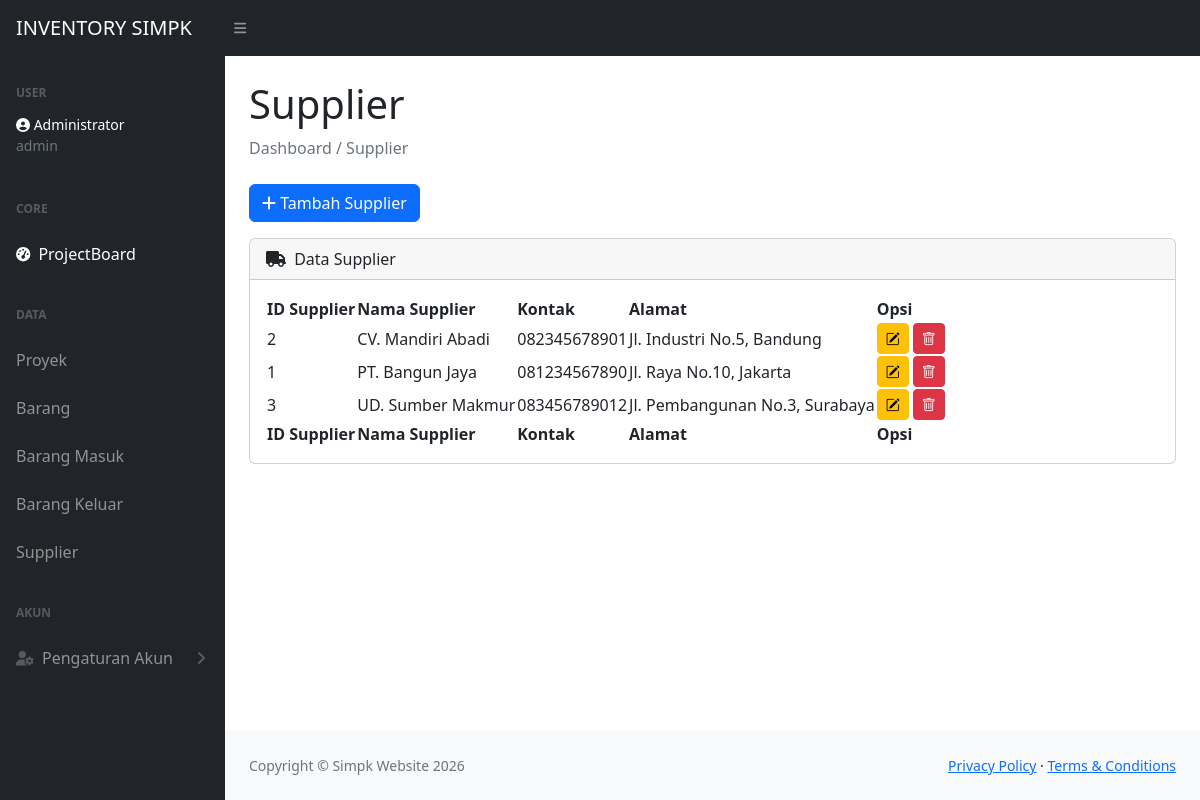
The app's page /supplier.php (signed in) with its own data.
### tables this page shows
CREATE TABLE `supplier` (
  `id_supplier` int(11) NOT NULL,
  `nama_supplier` varchar(100) NOT NULL,
  `kontak` varchar(50) DEFAULT NULL,
  `alamat` text DEFAULT NULL
);

### supplier.php (the view, shortened to what this page needs)
<?php
$host = "localhost";
$user = "root";
$pass = "";
$db   = "proyek_inventory";
$conn = new mysqli($host, $user, $pass, $db);
$sql = "SELECT id_supplier, nama_supplier, kontak, alamat
        FROM supplier
        ORDER BY nama_supplier ASC";
$result = $conn->query($sql);
?>
<!DOCTYPE html>
<html lang="en">
<head>
    <link href="https://cdn.jsdelivr.net/npm/simple-datatables@7.1.2/dist/style.min.css" rel="stylesheet" />
    <link href="https://cdn.jsdelivr.net/npm/bootstrap-icons/font/bootstrap-icons.css" rel="stylesheet">
    <link href="css/styles.css" rel="stylesheet" />
</head>
<body class="sb-nav-fixed">
    <?php include 'navbar.php'; ?>
    <div id="layoutSidenav">
        <div id="layoutSidenav_nav">
            <?php include 'sidebar.php'; ?>
        </div>
        <div id="layoutSidenav_content">
            <main>
                <div class="container-fluid px-4">
                    <h1 class="mt-4">Supplier</h1>
                    <ol class="breadcrumb mb-4">
                        <li class="breadcrumb-item active">Dashboard / Supplier</li>
                    </ol>
                    <button type="button" class="btn btn-primary mb-3" data-bs-toggle="modal" data-bs-target="#staticBackdrop">
                        <i class="fas fa-plus"></i> Tambah Supplier
                    </button>
                    <div class="card mb-4">
                        <div class="card-header">
                            <i class="fas fa-truck me-1"></i>
                            Data Supplier
                        </div>
                        <div class="card-body">
                            <table id="datatablesSimple">
                                <thead>
                                    <tr>
                                        <th>ID Supplier</th>
                                        <th>Nama Supplier</th>
                                        <th>Kontak</th>
                                        <th>Alamat</th>
                                        <th>Opsi</th>
                                    </tr>
                                </thead>
                                <tfoot>
                                    <tr>
                                        <th>ID Supplier</th>
                                        <th>Nama Supplier</th>
                                        <th>Kontak</th>
                                        <th>Alamat</th>
                                        <th>Opsi</th>
                                    </tr>
                                </tfoot>
                                <tbody>
                                    <?php
                                    if ($result->num_rows > 0) {
                                        while($row = $result->fetch_assoc()) {
                                            echo "<tr>
                                                    <td>{$row['id_supplier']}</td>
                                                    <td>{$row['nama_supplier']}</td>
                                                    <td>{$row['kontak']}</td>
                                                    <td>{$row['alamat']}</td>
                                                    <td>
                                                        <button class='btn btn-sm btn-warning'><i class='bi bi-pencil-square'></i></button>
                                                        <button class='btn btn-sm btn-danger'><i class='bi bi-trash'></i></button>
                                                    </td>
                                                  </tr>";
                                        }
                                    } else {
                                        echo "<tr><td colspan='4' class='text-center'>Tidak ada data</td></tr>";
                                    }
                                    ?>
                                </tbody>
                            </table>
                        </div>
                    </div>
                </div>
            </main>
            <footer class="py-4 bg-light mt-auto">
                <div class="container-fluid px-4">
                    <div class="d-flex align-items-center justify-content-between small">
                        <div class="text-muted">Copyright &copy; Simpk Website 2026</div>
                        <div>
                            <a href="#">Privacy Policy</a>
                            &middot;
                            <a href="#">Terms &amp; Conditions</a>
                        </div>
                    </div>
                </div>
            </footer>
        </div>
    </div>
</body>
</html>

### records on screen
supplier: id_supplier "2", nama_supplier "CV. Mandiri Abadi", kontak "082345678901", alamat "Jl. Industri No.5, Bandung"
supplier: id_supplier "1", nama_supplier "PT. Bangun Jaya", kontak "081234567890", alamat "Jl. Raya No.10, Jakarta"
supplier: id_supplier "3", nama_supplier "UD. Sumber Makmur", kontak "083456789012", alamat "Jl. Pembangunan No.3, Surabaya"

### other values on screen
$_SESSION['nama'] "Administrator"
$_SESSION['role'] "admin"
